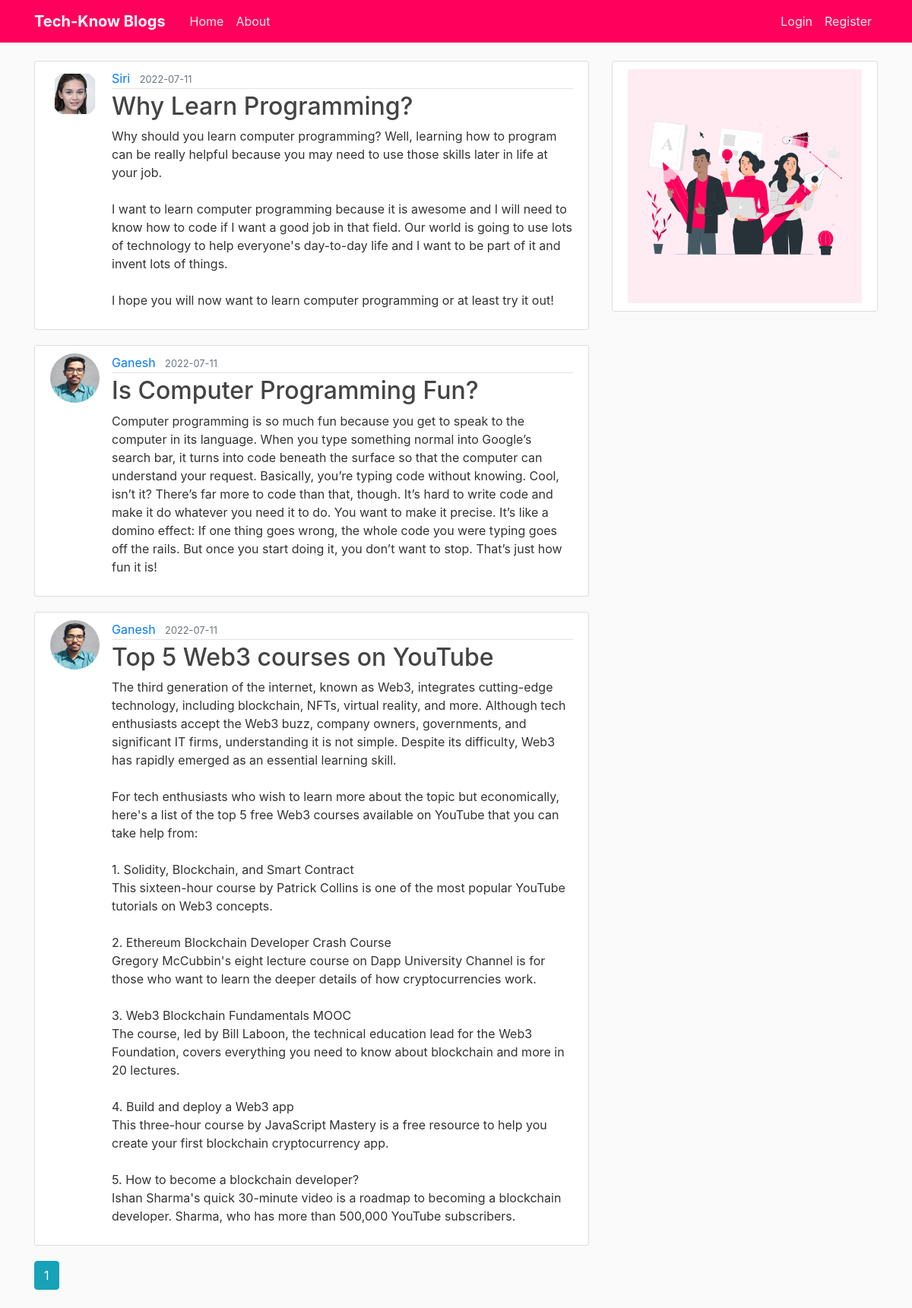
The page /home on the database its author committed.
### blog/models.py (models this page shows, shortened)
class Post(db.Model):
    id = db.Column(db.Integer, primary_key=True)
    title = db.Column(db.String(100), nullable=False)
    date_posted = db.Column(db.DateTime, nullable=False, default=datetime.utcnow)
    content = db.Column(db.Text, nullable=False)
    user_id = db.Column(db.Integer, db.ForeignKey('user.id'), nullable=False)

class User(db.Model, UserMixin):
    id = db.Column(db.Integer, primary_key=True)
    username = db.Column(db.String(20), unique=True, nullable=False)
    email = db.Column(db.String(120), unique=True, nullable=False)
    image_file = db.Column(db.String(20), nullable=False, default='default.jpg')
    password = db.Column(db.String(60), nullable=False)
    posts = db.relationship('Post', backref='author', lazy=True)

### blog/routes.py (the view)
@app.route("/")
@app.route("/home")
def home():
    page = request.args.get('page', 1, type=int)
    posts = Post.query.order_by(Post.date_posted.desc()).paginate(page=page, per_page=5)
    return render_template('home.html', posts=posts)

### blog/templates/home.html
{% extends "layout.html" %}
{% block content %}
    {% for post in posts.items %}
        <article class="media content-section">
          <img class="rounded-circle article-img" src="{{ url_for('static', filename='profile_pics/' + post.author.image_file) }}">
          <div class="media-body">
            <div class="article-metadata">
              <a class="mr-2" href="{{ url_for('user_posts', username=post.author.username) }}">{{ post.author.username }}</a>
              <small class="text-muted">{{ post.date_posted.strftime('%Y-%m-%d') }}</small>
            </div>
            <h2><a class="article-title" href="{{ url_for('post', post_id=post.id) }}">{{ post.title }}</a></h2>
            <p class="article-content">{{ post.content }}</p>
          </div>
        </article>
    {% endfor %}
    {% for page_num in posts.iter_pages(left_edge=1, right_edge=1, left_current=1, right_current=2) %}
      {% if page_num %}
        {% if posts.page == page_num %}
          <a class="btn btn-info mb-4" href="{{ url_for('home', page=page_num) }}">{{ page_num }}</a>
        {% else %}
          <a class="btn btn-outline-info mb-4" href="{{ url_for('home', page=page_num) }}">{{ page_num }}</a>
        {% endif %}
      {% else %}
        ...
      {% endif %}
    {% endfor %}
{% endblock content %}

### blog/templates/layout.html (shortened to what this page needs)
<!DOCTYPE html>
<html>
<head>
    <link rel="stylesheet" href="https://maxcdn.bootstrapcdn.com/bootstrap/4.0.0/css/bootstrap.min.css">
    <link rel="stylesheet" type="text/css" href="{{ url_for('static', filename='main.css') }}">
</head>
<body>
    <header class="site-header">
      <nav class="navbar navbar-expand-md navbar-dark bg-steel fixed-top">
        <div class="container">
          <a class="navbar-brand mr-4" href="/"><b>Tech-Know Blogs</b></a>
          <div class="collapse navbar-collapse" id="navbarToggle">
            <div class="navbar-nav mr-auto">
              <a class="nav-item nav-link" href="{{ url_for('home') }}">Home</a>
              <a class="nav-item nav-link" href="{{ url_for('about') }}">About</a>
            </div>
            <div class="navbar-nav">
              {% if current_user.is_authenticated %}
                <a class="nav-item nav-link" href="{{ url_for('new_post') }}">New Post</a>
                <a class="nav-item nav-link" href="{{ url_for('account') }}">Account</a>
                <a class="nav-item nav-link" href="{{ url_for('logout') }}">Logout</a>
              {% else %}
                <a class="nav-item nav-link" href="{{ url_for('login') }}">Login</a>
                <a class="nav-item nav-link" href="{{ url_for('register') }}">Register</a>
              {% endif %}
            </div>
          </div>
        </div>
      </nav>
    </header>
    <main role="main" class="container">
      <div class="row">
        <div class="col-md-8">
          {% block content %}{% endblock %}
        </div>
        <div class="col-md-4">
          <div class="content-section">
              <img src="../static/homeart.gif" style="width: 100%; height: 50%">
          </div>
        </div>
      </div>
    </main>
</body>
</html>

### blog/static/main.css (style rules this page uses)
body { background: #fafafa; color: #333333; margin-top: 5rem; }
h1, h2, h3, h4, h5, h6 { color: #444444; }
.bg-steel { background-color: #ff005d; }
.site-header .navbar-nav .nav-link { color: #ececec; }
.content-section { background: #ffffff; padding: 10px 20px; border: 1px solid #dddddd; border-radius: 3px; margin-bottom: 20px; }
.article-title { color: #444444; }
.article-content { white-space: pre-line; }
.article-img { height: 65px; width: 65px; margin-right: 16px; }
.article-metadata { padding-bottom: 1px; margin-bottom: 4px; border-bottom: 1px solid #e3e3e3 }

### rows shown on the page
Post: image_file (picture), author.username "Siri", date_posted "2022-07-11", title "Why Learn Programming?", content "Why should you learn computer programming? Well, learning how to program can be really helpful because you may need to use those skills later in life at your job. I want to learn computer programming because it is awesome and I will need to know how to code if I want a good job in that field. Our world is going to use lots of technology to help everyone's day-to-day life and I want to be part of it and invent lots of things. I hope you will now want to learn computer programming or at least try it out!"
Post: image_file (placeholder picture), author.username "Ganesh", date_posted "2022-07-11", title "Is Computer Programming Fun?", content "Computer programming is so much fun because you get to speak to the computer in its language. When you type something normal into Google’s search bar, it turns into code beneath the surface so that the computer can understand your request. Basically, you’re typing code without knowing. Cool, isn’t it? There’s far more to code than that, though. It’s hard to write code and make it do whatever you need it to do. You want to make it precise. It’s like a domino effect: If one thing goes wrong, the whole code you were typing goes off the rails. But once you start doing it, you don’t want to stop. That’s just how fun it is!"
Post: image_file (placeholder picture), author.username "Ganesh", date_posted "2022-07-11", title "Top 5 Web3 courses on YouTube", content "The third generation of the internet, known as Web3, integrates cutting-edge technology, including blockchain, NFTs, virtual reality, and more. Although tech enthusiasts accept the Web3 buzz, company owners, governments, and significant IT firms, understanding it is not simple. Despite its difficulty, Web3 has rapidly emerged as an essential learning skill. For tech enthusiasts who wish to learn more about the topic but economically, here's a list of the top 5 free Web3 courses available on YouTube that you can take help from: 1. Solidity, Blockchain, and Smart Contract This sixteen-hour course by Patrick Collins is one of the most popular YouTube tutorials on Web3 concepts. 2. Ethereum…"

### other values the page prints
{{ page_num }} "1"
